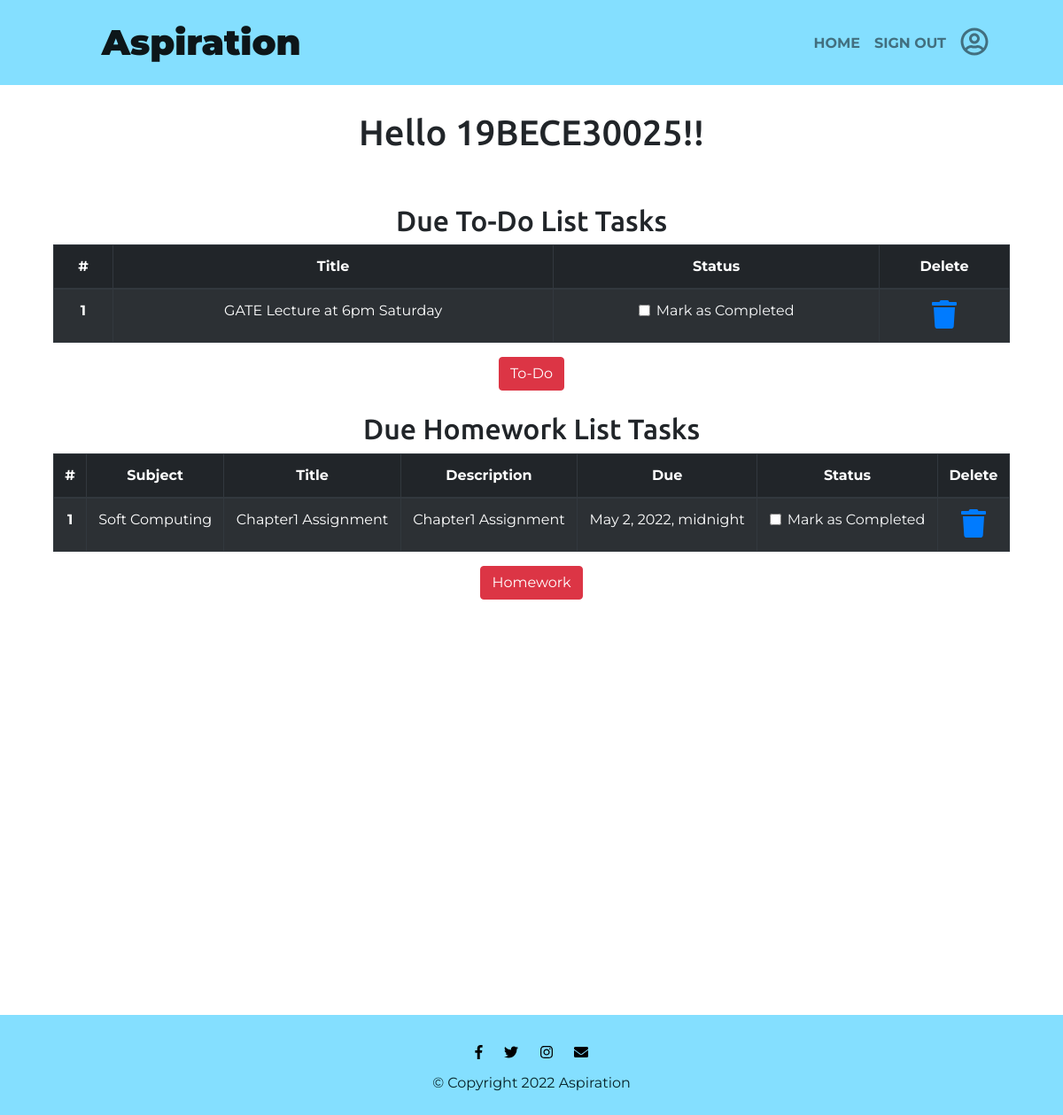
The page /Dashboard/profile/ (signed in) on the database its author committed.
### Dashboard/models.py (models this page shows, shortened)
class Todo(models.Model):
    Todo_User = models.ForeignKey(User, on_delete=models.CASCADE)
    Todo_Title = models.CharField(max_length=254)
    Todo_Finished = models.BooleanField(default=False)
    class Meta:
        verbose_name = "Todo"
        verbose_name_plural = "Todo"

class Homework(models.Model):
    user = models.ForeignKey(User, on_delete=models.CASCADE)
    Homework_Subject = models.CharField(max_length=50)
    Homework_Title = models.CharField(max_length=100)
    Homework_Description = models.TextField(blank=True)
    Homework_Due = models.DateTimeField(blank=True)
    Homework_Finished = models.BooleanField(default=False)

### Dashboard/views.py (the view)
# urls.py: path('profile/',views.profile,name='profile'),
def profile(request):
    User_Name = request.user.username
    Homework_List = Homework.objects.filter(Homework_Finished=False, user=request.user)
    Todo_List = Todo.objects.filter(Todo_Finished=False, Todo_User=request.user)
    if len(Homework_List) == 0:
        Homework_Done = True
    else:
        Homework_Done = False
    if len(Todo_List) == 0:
        Todo_Done = True
    else:
        Todo_Done = False
    Due_Dict = {
        "User_Name" : User_Name,
        "Homework_List" : Homework_List,
        "Todo_List" : Todo_List,
        "Homework_Done" : Homework_Done,
        "Todo_Done" : Todo_Done,
    }
    return render(request,'Dashboard/profile.html',context=Due_Dict)

### templates/Dashboard/profile.html
{% extends 'Dashboard/base2.html' %}
{% load static %}
{% load crispy_forms_tags%}
{% block body_block %}
<section class="text-center">
    <div class="container">
      <h1>Hello {{User_Name}}!!</h1>
      <br><br>
      {% if not Todo_Done %}
        <h2>Due To-Do List Tasks</h2>
        <table class="table table-striped table-bordered table-hover table-dark">
            <thead>
                <tr>
                    <th scope="col">#</th>
                    <th scope="col">Title</th>
                    <th scope="col">Status</th>
                    <th scope="col">Delete</th>
                </tr>
            </thead>
            <tbody>
              {% for Todo_Element in Todo_List %}
                <tr>
                  <th scope="row">{{forloop.counter}}</th>
                    <td>{{Todo_Element.Todo_Title}}</td>
                      <td>
                        <a href="{% url 'Dashboard:update_todo' Todo_Element.id %}">
                            <div class="form-check">
                              {% if Todo_Element.Todo_Finished == True %}
                                <input class="form-check-input" type="checkbox" value="" checked>
                              {% else %}
                                <input class="form-check-input" type="checkbox" value="">
                              {% endif %}
                                <label class="form-check-label text-light" for="flexCheckDefault">
                                    Mark as Completed
                                </label>
                            </div>
                        </a>
                      </td>
                  <td><a href="{% url 'Dashboard:delete_todo' Todo_Element.id %}"><i class="fa fa-trash fa-2x"></i></a></td>
                </tr>
              {% endfor %}
            </tbody>
        </table>
  {% else %}
        <h3>All To-Do List Tasks Are Completed</h3>
  {% endif %}
        <a href="{% url 'Dashboard:todo' %}" class="btn btn-danger">To-Do</a>
        <br><br>
  {% if not Homework_Done %}
        <h2>Due Homework List Tasks</h2>
        <table class="table table-striped table-bordered table-hover table-dark">
            <thead>
                <tr>
                    <th scope="col">#</th>
                    <th scope="col">Subject</th>
                    <th scope="col">Title</th>
                    <th scope="col">Description</th>
                    <th scope="col">Due</th>
                    <th scope="col">Status</th>
                    <th scope="col">Delete</th>
                </tr>
            </thead>
            <tbody>
              {% for Homework_Element in Homework_List %}
                <tr>
                    <th scope="row">{{forloop.counter}}</th>
                    <td>{{Homework_Element.Homework_Subject}}</td>
                    <td>{{Homework_Element.Homework_Title}}</td>
                    <td>{{Homework_Element.Homework_Description}}</td>
                    <td>{{Homework_Element.Homework_Due}}</td>
                    <td>
                        <a href="{% url 'Dashboard:update_homework' Homework_Element.id %}">
                            <div class="form-check">
                              {% if Homework_Element.Homework_Finished == True %}
                                <input class="form-check-input" type="checkbox" value="" checkeds>
                              {% else %}
                                <input class="form-check-input" type="checkbox" value="" checkeds>
                              {% endif %}
                                <label class="form-check-label text-light" for="flexCheckDefault">
                                    Mark as Completed
                                </label>
                            </div>
                        </a>
                    </td>
                    <td><a href="{% url 'Dashboard:delete_homework' Homework_Element.id %}"><i class="fa fa-trash fa-2x"></i></a></td>
                </tr>
              {% endfor %}
            </tbody>
        </table>
  {% else %}
        <h3>All Homework List Tasks Are Completed</h3>
  {% endif %}
        <a href="{% url 'Dashboard:homework' %}" class="btn btn-danger">Homework</a>
    </div>
</section>
{% endblock body_block %}

### templates/Dashboard/base2.html (shortened to what this page needs)
<!DOCTYPE html>
<html lang="en" dir="ltr">
{% load static %}
{% load crispy_forms_tags %}
<head>
  <link rel="stylesheet" href="https://maxcdn.bootstrapcdn.com/bootstrap/4.0.0/css/bootstrap.min.css">
  <link rel="stylesheet" href="{% static "Dashboard/css/user_index_styles.css" %}">
<body >
  <section id="title">
    <div class="container-fluid">
      <nav class="navbar navbar-expand-lg navbar-title navbar-light">
        <span class="navbar-brand brand-name"><a class="navbar-brand brand-name" href="{% url 'Dashboard:user_index' %}" tabindex="-1" aria-disabled="true">Aspiration</a></span>
        <div class=" navbar-collapse collapse" id="navbarTogglerDemo02">
          <ul class="navbar-nav ml-auto">
            <li class="nav-item nav-home-name">
              <a class="nav-link" href="{% url 'Dashboard:user_index' %}">HOME</a>
            </li>
            <li class="nav-item nav-signout-name">
              <a class="nav-link" href="{% url 'index' %}">SIGN OUT</a>
            </li>
            <li class="nav-item nav-profile-name">
              <a class="nav-link" href="{% url 'Dashboard:profile' %}"><i class="far fa-user-circle fa-2x"></i></a>
            </li>
          </ul>
        </div>
      </nav>
  </section>
  {% block body_block %}{% endblock %}
  <footer class="colored-section" id="footer">
    <div>
      <i class="social-icon fab fa-facebook-f"></i>
      <i class="social-icon fab fa-twitter"></i>
      <i class="social-icon fab fa-instagram"></i>
      <i class="social-icon fas fa-envelope"></i>
      <p>© Copyright 2022 Aspiration</p>
    </div>
  </footer>
</body>
</html>

### static/Dashboard/css/user_index_styles.css (style rules this page uses)
html { height: 100%; width: 100%; }
body { font-family: "Montserrat"; text-align: center; max-width: 100%; height: 100%; width: 100%; }
h1, h2, h3, h4, h5, h6 { font-family: "Ubuntu"; }
p { color: #072227; }
a { text-decoration: none !important; }
.container-fluid { padding: 7% 15%; }
.colored-section { background-color: #84DFFF; color: #000; }
.brand-name { font-weight: bolder; font-size: 2.5rem; padding-left: 3%; }
.nav-profile-name { font-weight: bolder; }
.nav-home-name { font-size: 1rem; padding-top: 3%; font-weight: bolder; }
.nav-signout-name { font-size: 1rem; padding-top: 3%; font-weight: bolder; }
#title { background-color: #84DFFF; color: #000; text-align: left; text-decoration: none; }
#title .container-fluid { padding: 0% 5% 0%; }
#footer { padding: 2%; height: 112.5px; }
.social-icon { margin: 10px 10px; }
.container { padding: 30px; height:1050px; }

### rows shown on the page
Todo: Todo_Title "GATE Lecture at 6pm Saturday"
Homework: Homework_Subject "Soft Computing", Homework_Title "Chapter1 Assignment", Homework_Description "Chapter1 Assignment", Homework_Due "May 2, 2022, midnight"

### other values the page prints
{{ User_Name }} "19BECE30025"
